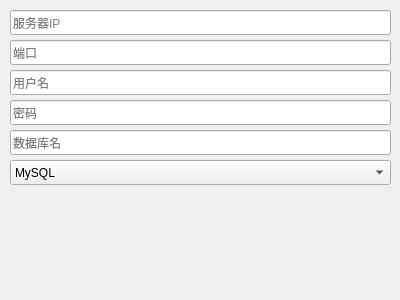
<?xml version="1.0" encoding="UTF-8"?>
<ui version="4.0">
 <class>ConnectDialog</class>
 <widget class="QDialog" name="ConnectDialog">
  <property name="geometry">
   <rect>
    <x>0</x>
    <y>0</y>
    <width>400</width>
    <height>300</height>
   </rect>
  </property>
  <property name="windowTitle">
   <string>Dialog</string>
  </property>
  <widget class="QLineEdit" name="serverIP">
   <property name="geometry">
    <rect>
     <x>10</x>
     <y>10</y>
     <width>381</width>
     <height>25</height>
    </rect>
   </property>
   <property name="placeholderText">
    <string>服务器IP</string>
   </property>
  </widget>
  <widget class="QLineEdit" name="serverPort">
   <property name="geometry">
    <rect>
     <x>10</x>
     <y>40</y>
     <width>381</width>
     <height>25</height>
    </rect>
   </property>
   <property name="placeholderText">
    <string>端口</string>
   </property>
  </widget>
  <widget class="QLineEdit" name="userName">
   <property name="geometry">
    <rect>
     <x>10</x>
     <y>70</y>
     <width>381</width>
     <height>25</height>
    </rect>
   </property>
   <property name="placeholderText">
    <string>用户名</string>
   </property>
  </widget>
  <widget class="QLineEdit" name="userPassword">
   <property name="geometry">
    <rect>
     <x>10</x>
     <y>100</y>
     <width>381</width>
     <height>25</height>
    </rect>
   </property>
   <property name="echoMode">
    <enum>QLineEdit::Password</enum>
   </property>
   <property name="placeholderText">
    <string>密码</string>
   </property>
  </widget>
  <widget class="QComboBox" name="serverType">
   <property name="geometry">
    <rect>
     <x>10</x>
     <y>160</y>
     <width>381</width>
     <height>25</height>
    </rect>
   </property>
   <item>
    <property name="text">
     <string>MySQL</string>
    </property>
   </item>
   <item>
    <property name="text">
     <string>SQLite3</string>
    </property>
   </item>
  </widget>
  <widget class="QLineEdit" name="databaseName">
   <property name="enabled">
    <bool>true</bool>
   </property>
   <property name="geometry">
    <rect>
     <x>10</x>
     <y>130</y>
     <width>381</width>
     <height>25</height>
    </rect>
   </property>
   <property name="placeholderText">
    <string>数据库名</string>
   </property>
  </widget>
 </widget>
 <tabstops>
  <tabstop>serverIP</tabstop>
  <tabstop>serverPort</tabstop>
  <tabstop>userName</tabstop>
  <tabstop>userPassword</tabstop>
  <tabstop>databaseName</tabstop>
  <tabstop>serverType</tabstop>
 </tabstops>
 <resources/>
 <connections/>
</ui>
